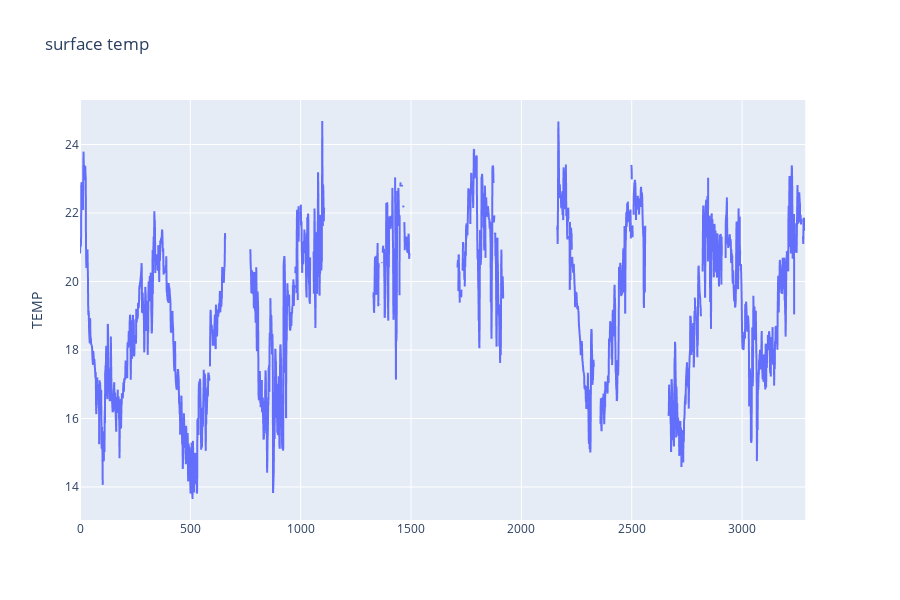
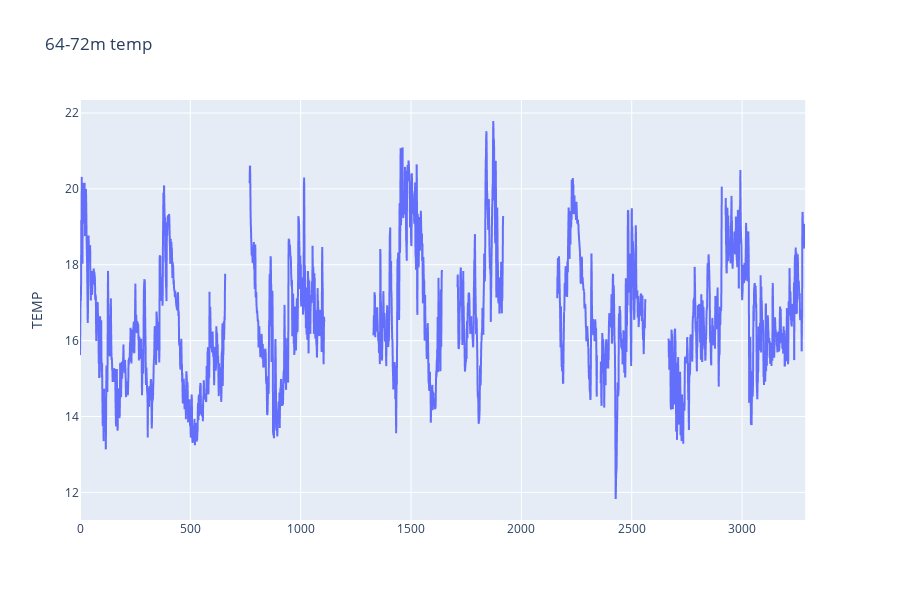
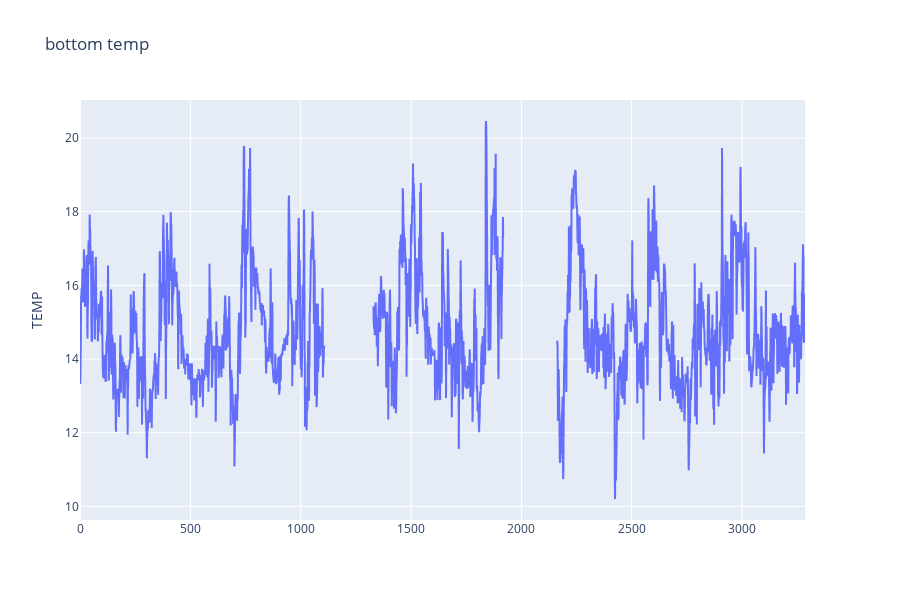

The notebook cell these images were saved under, in order:
### Markdown cell above
# Neil - need help with title and y-axis label here

### Code cell
# Better graph? Bit of an aside to try and get this displaying dynamically
# Using plotly.express
import plotly.express as px
fig = px.line(surface_temp_1D,  y = "TEMP", title = 'surface temp')
fig.show()
fig = px.line(bin64_72_temp_1D,  y = "TEMP", title = '64-72m temp')
fig.show()
fig = px.line(bottom_temp_1D, y = "TEMP", title = 'bottom temp')
fig.show()

### Figure 1 — Plotly figure (JSON) as saved in the notebook; plotly's stock layout.template omitted (floating-point values rounded to 4 significant figures; data arrays with more than 128 entries replaced by an {"elided": "..."} marker saying what was removed)
{"data": [{"hoverlabel": {"namelength": 0}, "hovertemplate": "TEMP=%{y}", "legendgroup": "", "line": {"color": "#636efa", "dash": "solid"}, "mode": "lines", "name": "", "showlegend": false, "type": "scattergl", "xaxis": "x", "y": {"elided": "3287 float values"}, "yaxis": "y"}], "layout": {"height": 600, "legend": {"tracegroupgap": 0}, "title": {"text": "surface temp"}, "xaxis": {"anchor": "y", "domain": [0, 0.98]}, "yaxis": {"anchor": "x", "domain": [0, 1], "title": {"text": "TEMP"}}}}

### Figure 2 — Plotly figure (JSON) as saved in the notebook; plotly's stock layout.template omitted (floating-point values rounded to 4 significant figures; data arrays with more than 128 entries replaced by an {"elided": "..."} marker saying what was removed)
{"data": [{"hoverlabel": {"namelength": 0}, "hovertemplate": "TEMP=%{y}", "legendgroup": "", "line": {"color": "#636efa", "dash": "solid"}, "mode": "lines", "name": "", "showlegend": false, "type": "scattergl", "xaxis": "x", "y": {"elided": "3287 float values"}, "yaxis": "y"}], "layout": {"height": 600, "legend": {"tracegroupgap": 0}, "title": {"text": "64-72m temp"}, "xaxis": {"anchor": "y", "domain": [0, 0.98]}, "yaxis": {"anchor": "x", "domain": [0, 1], "title": {"text": "TEMP"}}}}

### Figure 3 — Plotly figure (JSON) as saved in the notebook; plotly's stock layout.template omitted (floating-point values rounded to 4 significant figures; data arrays with more than 128 entries replaced by an {"elided": "..."} marker saying what was removed)
{"data": [{"hoverlabel": {"namelength": 0}, "hovertemplate": "TEMP=%{y}", "legendgroup": "", "line": {"color": "#636efa", "dash": "solid"}, "mode": "lines", "name": "", "showlegend": false, "type": "scattergl", "xaxis": "x", "y": {"elided": "3287 float values"}, "yaxis": "y"}], "layout": {"height": 600, "legend": {"tracegroupgap": 0}, "title": {"text": "bottom temp"}, "xaxis": {"anchor": "y", "domain": [0, 0.98]}, "yaxis": {"anchor": "x", "domain": [0, 1], "title": {"text": "TEMP"}}}}
